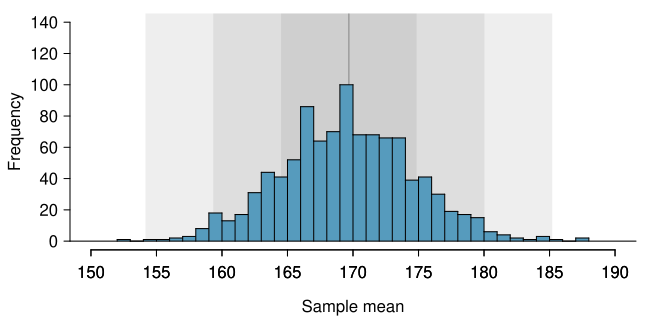

Generate this figure with R:
# graph of sampling distribution
# border not right

library(openintro)
data(COL)

set.seed(5)
means <- c()
for (i in 1:1000) {
  these <- sample(nrow(cdc), 60)
  means[i] <- mean(cdc$weight[these], na.rm = TRUE)
}

myPDF('cdcWeight1000SampDist.pdf', 6.5, 3.2,
      mar = c(3.5, 3.5, 0.7, 0.7),
      mgp = c(2.3, 0.6, 0))
plot(0, 0,
     type = 'n',
     xlim = c(150,190),
     ylim = c(0, 140),
     xlab = 'Sample mean',
     ylab = 'Frequency',
     axes = FALSE)
m <- mean(cdc$weight, na.rm = TRUE)
s <- sd(cdc$weight, na.rm = TRUE) / sqrt(60)
rect(m - s / 100, 0,
     m + s / 100, 1500,
     col = '#00000044',
     border = '#00000000')
rect(m - s, 0,
     m + s, 1500,
     col = '#00000011',
     border = '#00000000')
rect(m - 2 * s, 0,
     m + 2 * s, 1500,
     col = '#00000011',
     border = '#00000000')
rect(m - 3 * s, 0,
     m + 3 * s, 1500,
     col = '#00000011',
     border = '#00000000')
histPlot(means, col = COL[1], breaks = 25, add = TRUE)
abline(h = 0)
axis(1, at = seq(150, 190, 5))
#at <- seq(150, 190, 1.0)
#axis(1, at, rep("", length(at)), tcl = -0.1)
axis(1, at = seq(150, 190, 5))
axis(2, at = seq(0, 140, 20))
dev.off()


####

set.seed(5)
means <- c()
for (i in 1:1000) {
  these <- sample(nrow(cdc), 150)
  means[i] <- mean(cdc$weight[these], na.rm = TRUE)
}

myPDF('cdcWeight1000SampDistB.pdf', 6.5, 3.2,
      mar = c(3.5, 3.5, 0.7, 0.7),
      mgp = c(2.3, 0.6, 0))
plot(0, 0,
     type = 'n',
     xlim = c(150,190),
     ylim = c(0, 140),
     xlab = 'Sample mean',
     ylab = 'Frequency',
     axes = FALSE)
m <- mean(cdc$weight, na.rm = TRUE)
s <- sd(cdc$weight, na.rm = TRUE) / sqrt(60)
rect(m - s / 100, 0,
     m + s / 100, 1500,
     col = '#00000044',
     border = '#00000000')
rect(m - s, 0,
     m + s, 1500,
     col = '#00000011',
     border = '#00000000')
rect(m - 2 * s, 0,
     m + 2 * s, 1500,
     col = '#00000011',
     border = '#00000000')
rect(m - 3 * s, 0,
     m + 3 * s, 1500,
     col = '#00000011',
     border = '#00000000')
histPlot(means, col = COL[1], breaks = 25, add = TRUE)
abline(h = 0)
axis(1, at = seq(150, 190, 5))
#at <- seq(150, 190, 1.0)
#axis(1, at, rep("", length(at)), tcl = -0.1)
axis(1, at = seq(150, 190, 5))
axis(2, at = seq(0, 140, 20))
dev.off()
